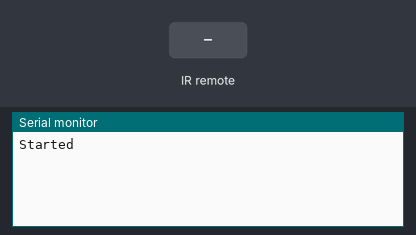
A program run on a simulated Arduino Uno, built with avr-gcc and run on an emulated ATmega328P. On the bench: the last lines printed to the serial monitor. The inputs (shaded band) are chosen by the test bench. WiFi joins after 1.5 s; servers stay silent unless stated.

Above: at 1.2 s.
1.3 s: infrared code 0x3EC12DD2 received
At 2.5 s:
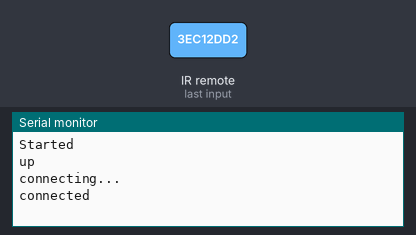
2.8 s: infrared code 0x3EC1CD32 received
At 2.96 s:
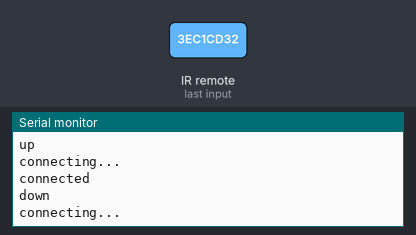
4.3 s: infrared code 0x3EC1AD52 received
At 5.2 s:
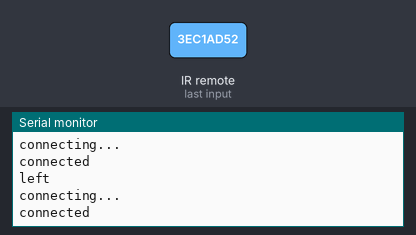
5.8 s: infrared code 0x3EC16D92 received
At 6.3 s:
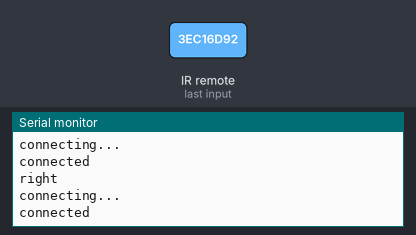
7.3 s: infrared code 0x3EC11DE2 received
At 8.5 s:
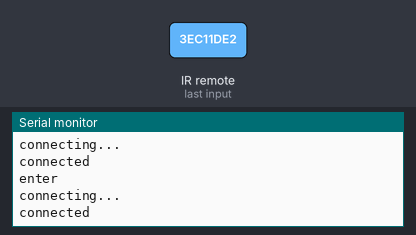
8.8 s: infrared code 0x3EC1D12E received
At 9.8 s:
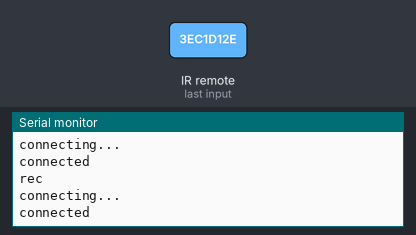

The program:

main.cpp
```cpp
#include <Arduino.h>
#include <IRremote.h>
#include <Ethernet3.h>

IRrecv irrecv(10); // IR receiver pin
decode_results results;

byte mac[] = { 0xDE, 0x1D, 0xBE, 0xE4, 0xFE, 0x5D };
IPAddress ip(10, 0, 1, 197);
IPAddress server(10, 0, 1, 52);
EthernetClient client;

void setup() {
  Serial.begin(9600);
  irrecv.blink13(true);
  irrecv.enableIRIn();
  Ethernet.begin(mac, ip);
  Serial.println("Started");
}

String key(long code) {
  switch(code) {
    case 0x3ec12dd2: return "up";
    case 0x3ec1cd32: return "down";
    case 0x3ec1ad52: return "left";
    case 0x3ec16d92: return "right";
    case 0x3ec11de2: return "enter";
    case 0x3EC1D12E: return "rec";
    case 0x3EC1A15E: return "stop";
    case 0x3EC1C13E: return "pause";
    case 0x3EC141BE: return "play";
    case 0x3EC1619E: return "back";
    case 0x3EC1E11E: return "forward";
    case 0x3EC19D62: return "prev";
    case 0x3EC15DA2: return "next";
    case 0x3EC129D6: return "1";
    case 0x3EC1A956: return "2";
    case 0x3EC16996: return "3";
    case 0x3EC1E916: return "4";
    case 0x3EC119E6: return "5";
    case 0x3EC19966: return "6";
    case 0x3EC159A6: return "7";
    case 0x3EC1D926: return "8";
    case 0x3EC139C6: return "9";
    case 0x3EC1C936: return "0";
    case 0x3EC1B946: return "plus10";
    case 0x3EC17986: return "ent";
  }
  return String(code, HEX);
}

void loop() {
  if (irrecv.decode(&results)) {
    if(results.bits &&
        results.value != 0xFDAC0152 &&
        results.value != 0xFCABFFBF &&
        results.value != 0xFCABFFBF &&
        results.value != 0xFEAC02E5) {
      String cmd = key(results.value);
      Serial.println(cmd);
      Serial.println("connecting...");
      if (client.connect(server, 8088)) {
        Serial.println("connected");
        client.println("POST /castagnet/control/"+cmd+" HTTP/1.1");
        client.println("Connection: close");
        client.println();
        client.println();
        client.stop();
      } else {
        Serial.println("connection failed");
      }
    }
    irrecv.resume();
  }
}
```

Measured:
- after the input at 1.3 s, the serial monitor: prints a new line at once (image 1)
- after the input at 2.8 s, the serial monitor: prints a new line at once (image 2)
- after the input at 4.3 s, the serial monitor: prints a new line at once (image 3)
- after the input at 5.8 s, the serial monitor: prints a new line at once (image 4)
- after the input at 7.3 s, the serial monitor: prints a new line at once (image 5)
- after the input at 8.8 s, the serial monitor: prints a new line at once (image 6)
